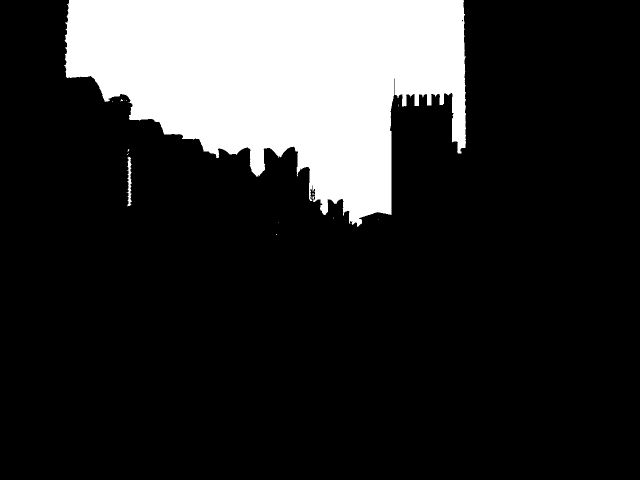
#> input picture 1_image_enhancement/data/verona_bw.png, 1280 x 960 px (shown at 1/2 size)
$ jupyter execute --allow-errors 1a_contrast_enhancement.ipynb
#> lines starting #> are read from the running program, lines starting #| are printed output that depends on the picture; after the words box and inside, x2 and y2 are one past the last pixel; in counts of white or black regions, pixels touching at a corner belong together
#> the sliders are set to img_file = data/verona_bw.png, crop_x0 = 782, crop_y0 = 186, crop_size = 15
### 1_image_enhancement/lib/widgets.py
import cv2
from ipywidgets import interact, widgets


from .plots import (
    plot_img_repr,
    plot_linear_contrast_enhance,
    plot_gamma_correct,
    plot_hist_equalize,
    plot_clahe,
    plot_mean_kernel,
    plot_gaussian_kernel,
    plot_median_kernel,
    plot_laplacian_kernel,
    plot_sharpening_kernel,
    plot_multi_filter,
    plot_unsharp_mask,
    plot_DoG,
    plot_multi_sharpening,
)

from .denoising_sharpening import (
    add_salt_pepper_noise,
    add_gaussian_noise,
)


DEFAULT_IMGS = ['data/verona_color.jpg', 'data/verona_gray.jpg']


def read_and_convert_img(img_file):
#> called with img_file = 'data/verona_bw.png'
    img = cv2.imread(img_file, cv2.IMREAD_UNCHANGED)
#> img: shape (960, 1280); 18.5% white; 19 white regions (17 under 20 px), largest, box (x1, y1, x2, y2) and area: (128, 0, 932, 454) 226813, (253, 313, 264, 413) 524

    if len(img.shape) == 3:
        img = cv2.cvtColor(img, cv2.COLOR_BGR2RGB)

    return img


# [5 lines left out: function build_plot_wrapper, not called in this run]


def build_plot_wrapper_with_crop(
    func, crop_x_slider, crop_y_slider,
    crop_size_slider
):
    def plot_wrapper(img_file, *args, **kwargs):
        img = read_and_convert_img(img_file)

        height, width = img.shape[:2]
#> height = 960; width = 1280
        crop_x_slider.min = 0
        crop_y_slider.min = 0
        crop_x_slider.max = width
#> crop_x_slider.max = 1280
        crop_y_slider.max = height
#> crop_y_slider.max = 960
        crop_size_slider.max = min(height, width, crop_size_slider.max)

        func(img, *args, **kwargs)

    return plot_wrapper


def interact_with_crop(func, x0_value=0, y0_value=0,
                       size_value=10,
                       size_max=100,
                       *args, **kwargs):
    crop_x_slider = widgets.IntSlider(min=0, max=x0_value, value=x0_value, continuous_update=False)
    crop_y_slider = widgets.IntSlider(min=0, max=y0_value, value=y0_value, continuous_update=False)
    crop_size_slider = widgets.IntSlider(min=1, max=size_max, value=size_value, continuous_update=False)

    interact(
        build_plot_wrapper_with_crop(
            func, crop_x_slider, crop_y_slider,
            crop_size_slider
        ),
        *args,
        **kwargs,
        crop_x0=crop_x_slider,
        crop_y0=crop_y_slider,
        crop_size=crop_size_slider,
    )


def interact_img_repr(img_files=['data/verona_bw.png', *DEFAULT_IMGS]):
    return interact_with_crop(
        plot_img_repr,
        img_file=img_files,
        x0_value=782,
        y0_value=186,
        size_value=15,
        size_max=30,
    )


def interact_linear_contrast_enhance(img_files=DEFAULT_IMGS):
    alpha_slider = widgets.FloatSlider(min=0.1, max=3, value=1, continuous_update=False)
    beta_slider = widgets.IntSlider(min=-255, max=255, value=0, continuous_update=False)

    def plot_wrapper(img_file, alpha, beta, log=False):
        img = read_and_convert_img(img_file)
        return plot_linear_contrast_enhance(img, alpha, beta, log)

    interact(
        plot_wrapper,
        img_file=img_files,
        alpha=alpha_slider,
        beta=beta_slider
    )


def interact_gamma_correct(img_files=DEFAULT_IMGS):
    gamma_slider = widgets.FloatLogSlider(min=-1.4, max=1.4, value=1.0, step=0.1, continuous_update=False)

    def plot_wrapper(img_file, gamma, log=False):
        img = read_and_convert_img(img_file)
        return plot_gamma_correct(img, gamma, log)

    interact(
        plot_wrapper,
        img_file=img_files,
        gamma=gamma_slider,
    )


def interact_hist_equalize(img_files=DEFAULT_IMGS):
    def plot_wrapper(img_file, log=False):
        img = read_and_convert_img(img_file)
        return plot_hist_equalize(img, log)

    interact(
        plot_wrapper,
        img_file=img_files,
    )


def interact_clahe(img_files=DEFAULT_IMGS):
    clip_slider = widgets.FloatSlider(min=1.0, max=3.0, value=2.0, continuous_update=False)
    grid_size_slider = widgets.IntSlider(min=1, max=32, value=8, continuous_update=False)

    def plot_wrapper(img_file, clip_limit, grid_size, log=False):
        img = read_and_convert_img(img_file)
        return plot_clahe(img, clip_limit, grid_size, log)

    interact(
        plot_wrapper,
        img_file=img_files,
        clip_limit=clip_slider,
        grid_size=grid_size_slider
    )


# [157 lines left out: functions interact_mean_kernel, interact_gaussian_kernel, interact_laplacian_kernel, interact_sharpening_kernel, interact_unsharp_mask, interact_DoG and 3 more, not called in this run]

### 1_image_enhancement/lib/plots.py
import matplotlib.pyplot as plt
import cv2
import numpy as np
from matplotlib.patches import ConnectionPatch
from itertools import product
from fractions import Fraction
from .utils import lightness_only

from .contrast_enhance import (
    linear_contrast_enhance,
    gamma_correct,
    hist_equalize,
    get_hist_eq_mapping,
    clahe,
)

from .denoising_sharpening import (
    build_mean_kernel,
    build_gaussian_kernel,
    build_laplacian_kernel,
    build_sharpening_kernel,
    apply_median_kernel,
    apply_mean_kernel,
    apply_gaussian_kernel,
    apply_laplacian_kernel,
    apply_sharpening_kernel,
    apply_unsharp_mask,
    apply_DoG,
)


# [61 lines left out: functions get_xy_slices, plot_img_repr, plot_img_slice, not called in this run]


def plot_img_hist(img, axes=None, log=False, lightness_only=False):
    is_color = (img.shape[-1] == 3)

    if is_color and not lightness_only:
        if axes is None:
            fig, axes = plt.subplots(ncols=3, figsize=(3*6, 4), sharey=True)

        axes[0].set_title('Red channel')
        axes[0].set_ylabel('Pixel count')
        axes[0].hist(img[..., 0].flatten(), bins=256, range=[0, 256], color='red')

        axes[1].set_title('Green channel')
        axes[1].hist(img[..., 1].flatten(), bins=256, range=[0, 256], color='green')

        axes[2].set_title('Blue channel')
        axes[2].hist(img[..., 2].flatten(), bins=256, range=[0, 256], color='blue');

        for ax in axes:
            ax.set_xlabel('Pixel value')
            if log:
                ax.set_yscale('log')
            try:
                axes[0].sharey(ax)
            except ValueError:
                continue
    else:
        if axes is None:
            fig, ax = plt.subplots()
        else:
            ax = axes

        if is_color and lightness_only:
            lab = cv2.cvtColor(img, cv2.COLOR_RGB2LAB)[0]
            img = list(cv2.split(lab))[0]
            ax.set_title('Lightness')

        ax.set_ylabel('Pixel count')
        ax.set_xlabel('Pixel value')
        ax.hist(img.flatten(), bins=256, range=[0, 256], color='black')


def plot_linear_contrast_enhance(img, alpha, beta, log=False):
    new_img = linear_contrast_enhance(img, alpha, beta)
    plot_contrast_enhance(img, new_img, log=log, lightness_only=False)


def plot_gamma_correct(img, gamma, log=False):
    new_img = gamma_correct(img, gamma)

    axes = plot_contrast_enhance(img, new_img, nrows=3, log=log, lightness_only=False)
    xs = [x for x in range(256)]
    ys = [(x/255)**gamma*255 for x in xs]

    axes[2][0].set_title('Gamma function')
    axes[2][0].plot(xs, ys)

    for ax in axes[2][1:]:
        ax.set_axis_off()


def plot_hist_equalize(img, log=False):
    new_img = hist_equalize(img)
    axes = plot_contrast_enhance(img, new_img, nrows=3, log=log)

    xs = [x for x in range(256)]
    mapping = get_hist_eq_mapping(img)
    ys = [mapping[x] for x in xs]

    axes[2][0].set_title('Mapping function (scaled CDF)')
    axes[2][0].plot(xs, ys)

    for ax in axes[2][1:]:
        ax.set_axis_off()


def plot_clahe(img, clip_limit=2.0, grid_size=8, log=False):
    new_img = clahe(img, clip_limit, grid_size)
    plot_contrast_enhance(img, new_img, log=log)


def plot_contrast_enhance(img, new_img, nrows=2, log=False, lightness_only=True):
    is_color = img.shape[-1] == 3
    mult_ax = is_color and not lightness_only

    ncols = 4 if mult_ax else 2

    fig, axes = plt.subplots(ncols=ncols, nrows=nrows,
                             figsize=(ncols*6, nrows*5))

    axes[0][0].set_title('Old image')
    axes[0][0].imshow(img, vmin=0, vmax=255, cmap='gray' if not is_color else None)
    plot_img_hist(img, axes[0][1:] if mult_ax else axes[0][1], log=log, lightness_only=lightness_only)

    axes[1][0].set_title('New image')
    axes[1][0].imshow(new_img, vmin=0, vmax=255, cmap='gray' if not is_color else None)
    plot_img_hist(new_img, axes[1][1:] if mult_ax else axes[1][1], log=log, lightness_only=lightness_only)

    fig.tight_layout()

    return axes


# [43 lines left out: function plot_kernel, not called in this run]


def plot_mean_kernel(img, size, crop_x0=0, crop_y0=0, crop_size=100):
    kernel = build_mean_kernel(size)
    plot_kernel(img, kernel, f'{size}x{size} mean', crop_x0, crop_y0, crop_size)


# [46 lines left out: functions plot_gaussian_kernel, plot_median_kernel, plot_multi_filter, not called in this run]


def plot_laplacian_kernel(img, crop_x0=0, crop_y0=0, crop_size=100):
    kernel = build_laplacian_kernel()
    plot_kernel(img, kernel, f'Laplacian', crop_x0, crop_y0, crop_size)


def plot_sharpening_kernel(img, crop_x0=0, crop_y0=0, crop_size=100):
    kernel = build_sharpening_kernel()
    plot_kernel(img, kernel, f'Sharpening', crop_x0, crop_y0, crop_size)


# [56 lines left out: functions plot_unsharp_mask, plot_DoG, plot_multi_sharpening, not called in this run]

### 1_image_enhancement/lib/contrast_enhance.py
import cv2
import numpy as np
from .utils import lightness_only


def linear_contrast_enhance(img, alpha, beta):
    new_img = float(alpha) * img + beta
    new_img = np.clip(new_img, 0, 255).astype(np.uint8)
    return new_img


def gamma_correct(img, gamma):
    new_img = np.power(img/255, gamma) * 255
    new_img = new_img.astype(np.uint8)
    return new_img


@lightness_only
def hist_equalize(img):
    mapping = get_hist_eq_mapping(img)
    new_img = mapping[img]
    new_img = new_img.astype(np.uint8)
    return new_img


def get_hist_eq_mapping(img):
    hist, bins = np.histogram(img.flatten(), 256, [0, 256])
    cdf = hist.cumsum()
    scaled_cdf = (cdf / cdf.max()) * 255

    return scaled_cdf


@lightness_only
def clahe(img, clip_limit=2.0, grid_size=8):
    cv_clahe = cv2.createCLAHE(clipLimit=clip_limit,
                               tileGridSize=(grid_size,grid_size))
    return cv_clahe.apply(img)


### 1_image_enhancement/1a_contrast_enhancement.ipynb
# Image representation

[cell 1]
from lib.widgets import interact_img_repr

#> (a cell that did not finish here is left out)

# Image histogram

[cell 3]
import cv2
import numpy as np
import matplotlib.pyplot as plt

[cell 4]
img_bw = cv2.imread('data/verona_bw.png', cv2.IMREAD_GRAYSCALE)

fig_bw, ax_bw = plt.subplots()
ax_bw.hist(img_bw.flatten(), bins=256, color='black');
#> figure, not shown here; tallest bar 1001390 high, from x = 0 to 0.996

[cell 5]
img_gray = cv2.imread('data/verona_gray.jpg', cv2.IMREAD_GRAYSCALE)
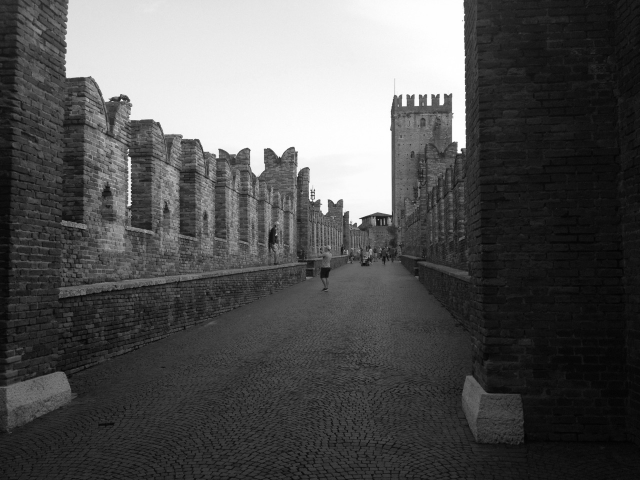
#> input picture 1_image_enhancement/data/verona_gray.jpg, 1280 x 960 px (shown at 1/2 size)
#> img_gray is the input picture: shape (960, 1280); min 0, max 255, mean 84.8

fig_gray, ax_gray = plt.subplots()
ax_gray.hist(img_gray.flatten(), bins=256, color='black');
#> figure, not shown here; tallest bar 19663 high, from x = 15.94 to 16.93

[cell 6]
img_color = cv2.imread('data/verona_color.jpg')
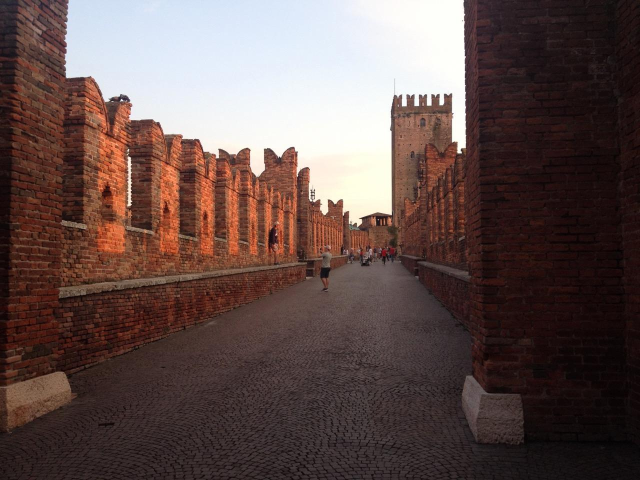
#> input picture 1_image_enhancement/data/verona_color.jpg, 1280 x 960 px (shown at 1/2 size)
#> img_color is the input picture: shape (960, 1280, 3); mean B, G, R 76.1, 79.4, 98.6

fig_color, axes_color = plt.subplots(ncols=3, figsize=(3*6, 4), sharey=True)

# WARNING! OpenCV reads image default in "BGR"-mode, not "RGB"!

axes_color[0].hist(img_color[..., 2].flatten(), bins=256, color='red')
axes_color[1].hist(img_color[..., 1].flatten(), bins=256, color='green')
axes_color[2].hist(img_color[..., 0].flatten(), bins=256, color='blue');
#> figure, not shown here; panel 1: tallest bar 22430 high, from x = 253 to 254

We have written our own reusable function to plot image histograms. However, **it expects RGB-images, not BGR-images**, so make sure to do the conversion from BGR to RGB!

[cell 7]
from lib.plots import plot_img_hist

plot_img_hist(cv2.cvtColor(img_color, cv2.COLOR_BGR2RGB))
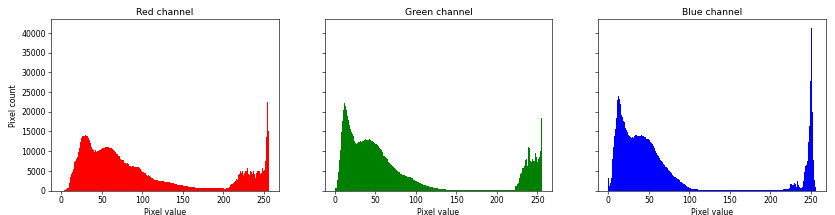
#> figure drawn by matplotlib, 3 panels; panel 1: tallest bar 22430 high, from x = 254 to 255

It also works with gray-scale images!

[cell 8]
plot_img_hist(img_gray)
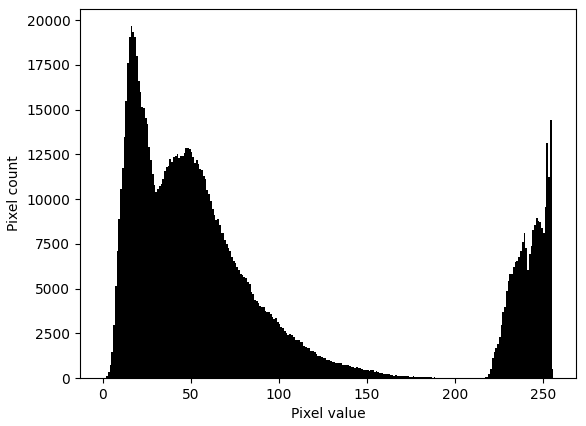
#> figure drawn by matplotlib, 1 panel; tallest bar 19663 high, from x = 16 to 17

# Linear contrast enhancement

[cell 9]
from lib.contrast_enhance import linear_contrast_enhance

img = cv2.imread('data/verona_color.jpg')
img = img[..., ::-1]  # Shorthand for cv2.cvtColor(img, cv2.COLOR_BGR2RGB)
#> img: shape (960, 1280, 3)

new_img = linear_contrast_enhance(img, alpha=3.0, beta=50)
#> in linear_contrast_enhance, `new_img = np.clip(new_img, 0, 255).astype(np.uint8)`:
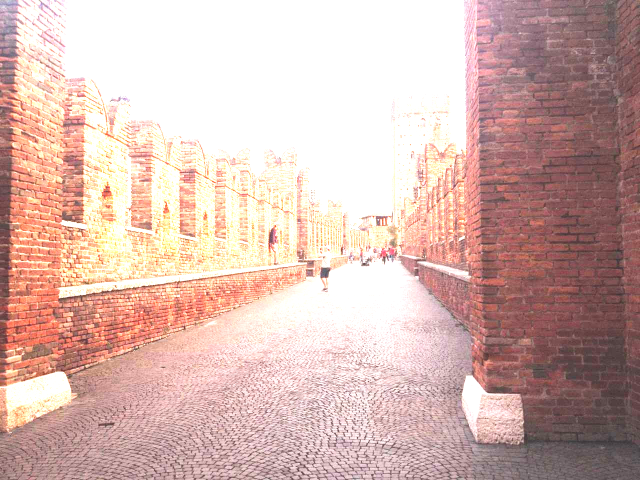
#> new_img: shape (960, 1280, 3) (shown at 1/2 size); mean R, G, B 213, 182.3, 175.7

plt.imshow(new_img)

[cell 10]
from lib.widgets import interact_linear_contrast_enhance

interact_linear_contrast_enhance()
#> the sliders are set to img_file = data/verona_color.jpg, alpha = 1, beta = 0
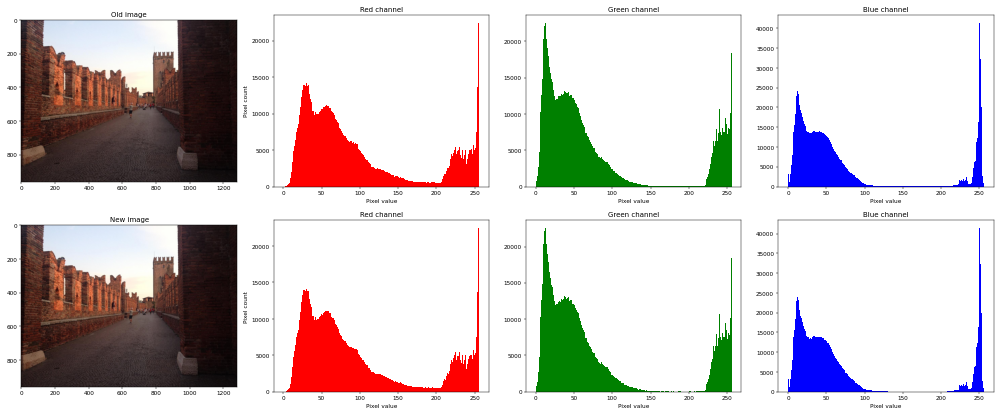
#> figure drawn by matplotlib, 8 panels; panel 2: tallest bar 22430 high, from x = 254 to 255; panel 3: tallest bar 22514 high, from x = 12 to 13; panel 4: tallest bar 41349 high, from x = 250 to 251; panel 6: tallest bar 22430 high, from x = 254 to 255

# Gamma correction

[cell 11]
from lib.contrast_enhance import gamma_correct

new_img = gamma_correct(img, gamma=2)
#> in gamma_correct, `new_img = np.power(img/255, gamma) * 255`:
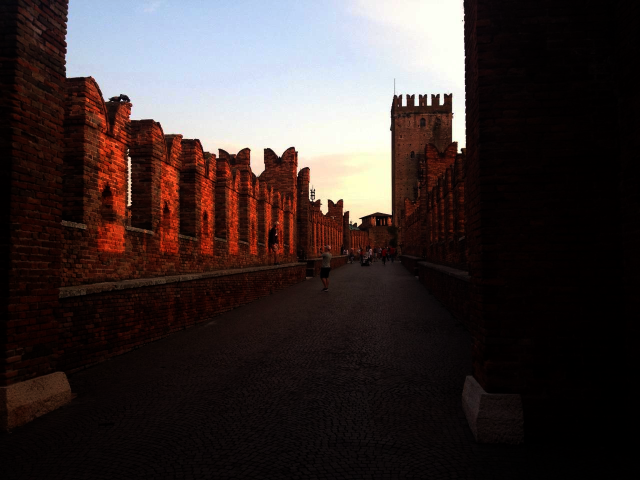
#> new_img: shape (960, 1280, 3) float64 (shown at 1/2 size); mean R, G, B 61.4, 51, 50.4

fig, ax = plt.subplots()
ax.imshow(new_img)

[cell 12]
from lib.widgets import interact_gamma_correct

interact_gamma_correct()
#> the sliders are set to img_file = data/verona_color.jpg, gamma = 1.0
#> the loop in plot_gamma_correct, `for ax in axes[2][1:]:` made 3 passes
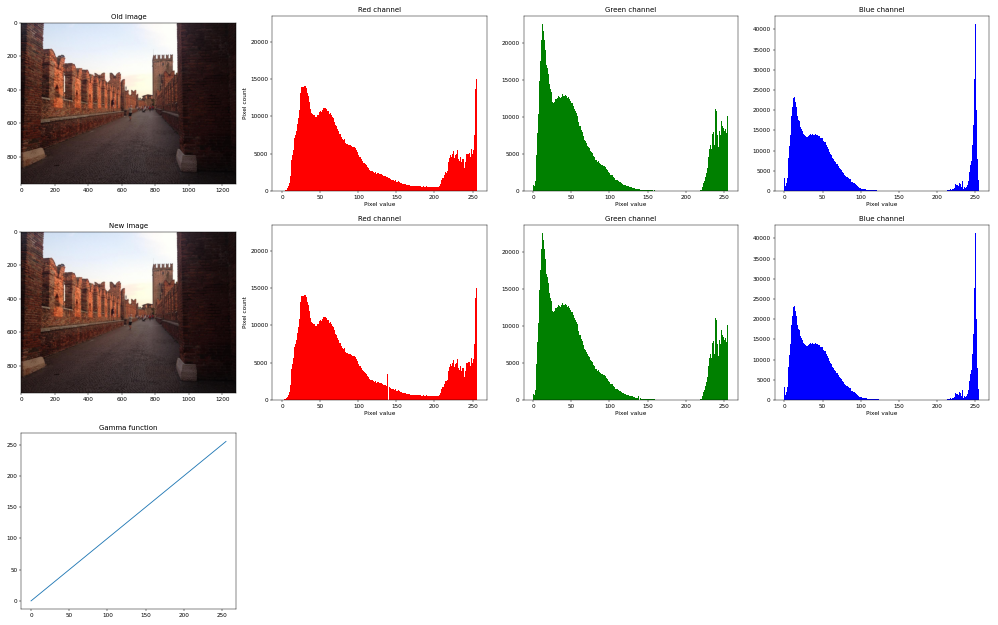
#> figure drawn by matplotlib, 9 panels; panel 2: tallest bar 22430 high, from x = 254 to 255; panel 3: tallest bar 22514 high, from x = 12 to 13; panel 4: tallest bar 41349 high, from x = 250 to 251; panel 6: tallest bar 22430 high, from x = 254 to 255

# Histogram equalization

[cell 13]
from lib.contrast_enhance import hist_equalize

new_img = hist_equalize(img)
#> in get_hist_eq_mapping, `hist, bins = np.histogram(img.flatten(), 256, [0, 256])`: hist = 256 values, max 53929 at index 250, min 575 at index 201, mean 14400; bins = 257 values from 0 to 256
#> in get_hist_eq_mapping, `cdf = hist.cumsum()`: cdf = 256 values from 4061 to 3686400
#> in get_hist_eq_mapping, `scaled_cdf = (cdf / cdf.max()) * 255`: scaled_cdf = 256 values from 0.281 to 255
#> in hist_equalize, `new_img = mapping[img]`:
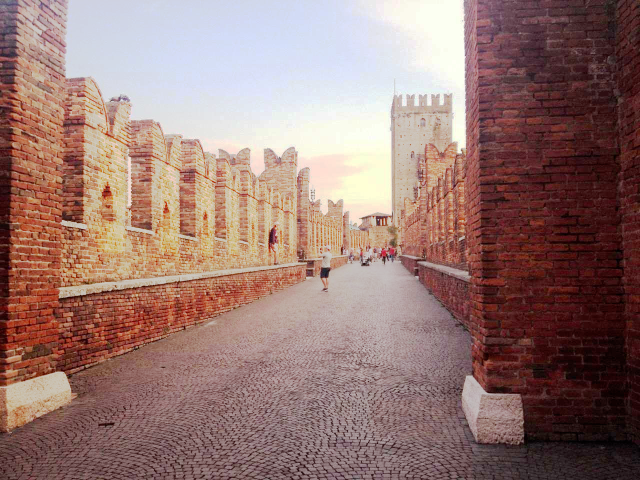
#> new_img: shape (960, 1280, 3) float64 (shown at 1/2 size); mean R, G, B 150.9, 120.2, 114.6

[cell 14]
plt.imshow(new_img)

[cell 15]
from lib.widgets import interact_hist_equalize

interact_hist_equalize()
#> the sliders are set to img_file = data/verona_color.jpg
#> in plot_img_hist (call 7), `lab = cv2.cvtColor(img, cv2.COLOR_RGB2LAB)[0]`: lab = 1280 rows, first 8: [54, 130, 126], [48, 130, 127], [43, 130, 126], [42, 130, 126], [44, 130, 126], [46, 129, 127], [44, 130, 126], [42, 130, 126]
#> in plot_img_hist (call 7), `img = list(cv2.split(lab))[0]`: img has the same summary as lab
#> in plot_img_hist (call 8), `lab = cv2.cvtColor(img, cv2.COLOR_RGB2LAB)[0]`: lab = 1280 rows, first 8: [134, 131, 125], [122, 131, 125], [112, 131, 125], [109, 131, 124], [114, 132, 124], [117, 131, 125], [114, 132, 124], [109, 131, 124]
#> in plot_img_hist (call 8), `img = list(cv2.split(lab))[0]`: img has the same summary as lab
#> in plot_hist_equalize, `mapping = get_hist_eq_mapping(img)`: mapping = 256 values from 0.281 to 255
#> the loop in plot_hist_equalize, `for ax in axes[2][1:]:` made 1 pass
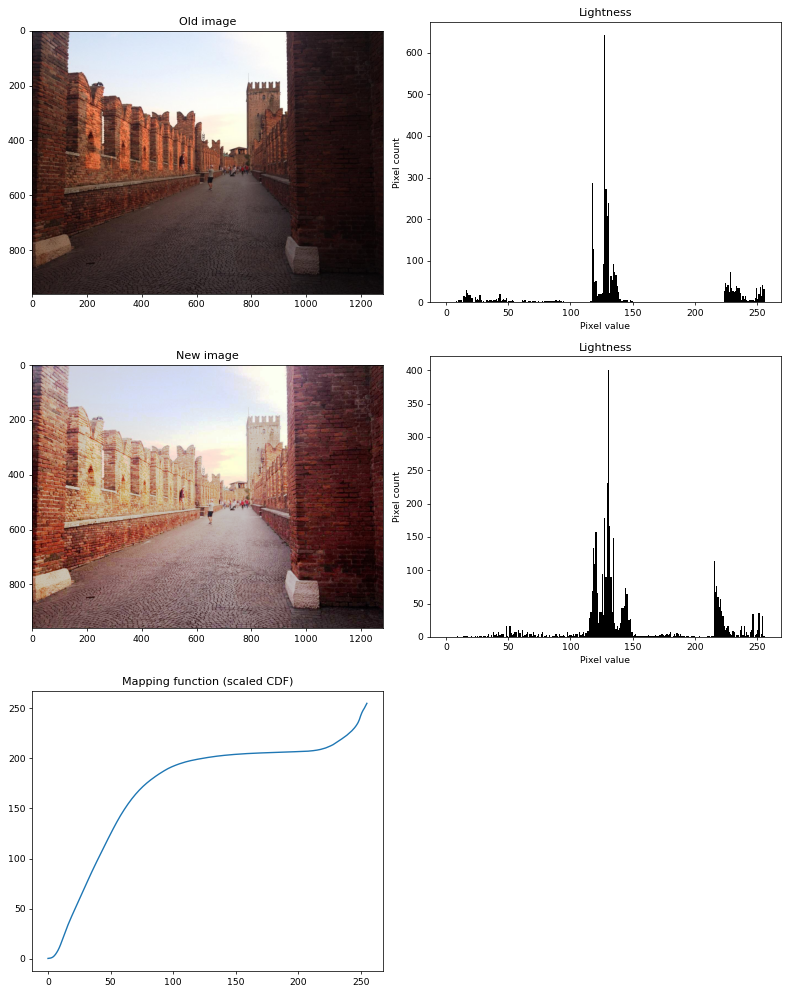
#> figure drawn by matplotlib, 5 panels; panel 2: tallest bar 642 high, from x = 127 to 128; panel 4: tallest bar 401 high, from x = 130 to 131; panel 5: curve peaks at x = 255, y = 255

# Contrast-limited adaptive histogram equalization (CLAHE)

[cell 16]
from lib.contrast_enhance import clahe

#> (the rest of this cell did not finish here and is left out)


plt.imshow(new_img)

[cell 17]
from lib.widgets import interact_clahe

#> (the rest of this cell did not finish here and is left out)

#> the sliders are set to img_file = data/verona_color.jpg, clip_limit = 2.0, grid_size = 8
